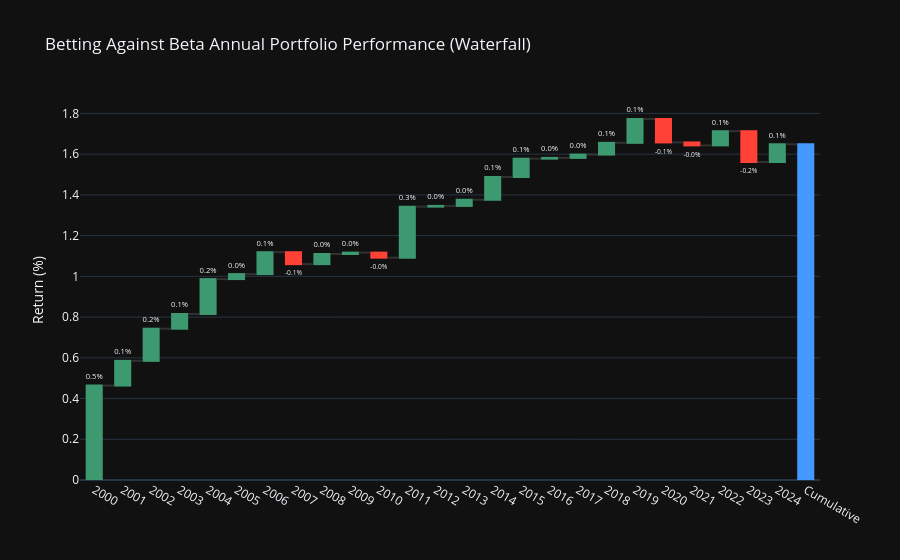

Here is the notebook cell this chart was saved with:
### Code cell
# Create a Waterfall Chart
fig = go.Figure(go.Waterfall(
    name="Annual Returns",                                                          # Name of the variable
    orientation="v",                                                                # Vertical
    measure=["relative"] * len(bab_annual_returns) + ["total"],                     # How to interpret each bar (includes the total)
    x=bab_annual_returns.index.astype(str).tolist() + ["Cumulative"],               # Years in X axis (includes the total)
    y=bab_annual_returns["portfolio_returns"].tolist() + [0],                       # Values of each Bar
    text=[f"{v:.1f}%" for v in bab_annual_returns["portfolio_returns"]] + [""],     # Text of each Bar
    textposition="outside",                                                         # Position of Text
    connector={"line": {"color":"rgba(63, 63, 63, 0.7)"}}                           # Lines that connect the vars
))

fig.update_layout(
    title="Betting Against Beta Annual Portfolio Performance (Waterfall)",
    yaxis_title="Return (%)",
    waterfallgap=0.4                                                                # Spaces between gaps
)

fig.show()

### Figure 1 — Plotly figure (JSON) as saved in the notebook; plotly's stock layout.template omitted (floating-point values rounded to 4 significant figures)
{"data": [{"connector": {"line": {"color": "rgba(63, 63, 63, 0.7)"}}, "measure": ["relative", "relative", "relative", "relative", "relative", "relative", "relative", "relative", "relative", "relative", "relative", "relative", "relative", "relative", "relative", "relative", "relative", "relative", "relative", "relative", "relative", "relative", "relative", "relative", "relative", "total"], "name": "Annual Returns", "orientation": "v", "text": ["0.5%", "0.1%", "0.2%", "0.1%", "0.2%", "0.0%", "0.1%", "-0.1%", "0.0%", "0.0%", "-0.0%", "0.3%", "0.0%", "0.0%", "0.1%", "0.1%", "0.0%", "0.0%", "0.1%", "0.1%", "-0.1%", "-0.0%", "0.1%", "-0.2%", "0.1%", ""], "textposition": "outside", "x": ["2000", "2001", "2002", "2003", "2004", "2005", "2006", "2007", "2008", "2009", "2010", "2011", "2012", "2013", "2014", "2015", "2016", "2017", "2018", "2019", "2020", "2021", "2022", "2023", "2024", "Cumulative"], "y": [0.4638, 0.1214, 0.1578, 0.07212, 0.1716, 0.02445, 0.1074, -0.05862, 0.04974, 0.006861, -0.02482, 0.2507, 0.003535, 0.03018, 0.1118, 0.08997, 0.003963, 0.01615, 0.05779, 0.117, -0.1151, -0.01462, 0.06978, -0.1514, 0.08718, 0], "type": "waterfall"}], "layout": {"title": {"text": "Betting Against Beta Annual Portfolio Performance (Waterfall)"}, "yaxis": {"title": {"text": "Return (%)"}}, "waterfallgap": 0.4}}
